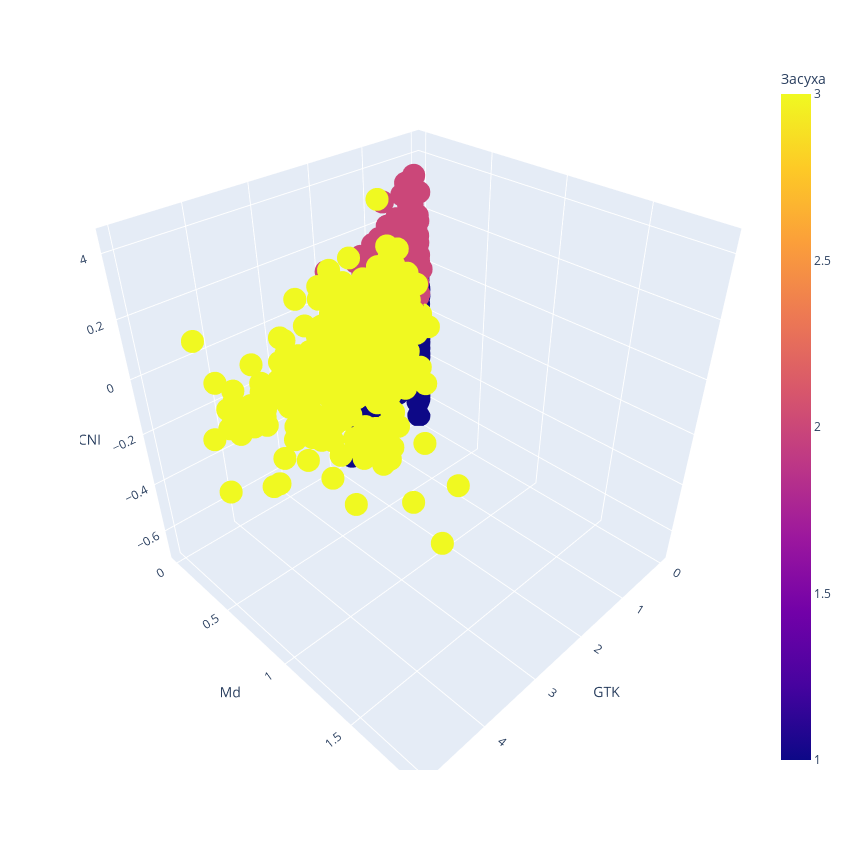

The cell this chart's notebook holds for it:
### Code cell
X['IDEN'] = dat['IDEN']

import plotly.express as px

fig = px.scatter_3d(X, x='GTK', y='Md', z='NDVI', color='DRY', width=850, height=850,
                    color_discrete_sequence=px.colors.qualitative.Bold,
                    labels={'GTK': 'GTK', 'Md': 'Md', 'NDVI': 'VCNI', 'DRY': 'Засуха'},
                    hover_data=['IDEN'])

fig.update_layout(scene=dict(xaxis_title='GTK',
                             yaxis_title='Md',
                             zaxis_title='VCNI'))

fig.show()

### Figure 1 — Plotly figure (JSON) as saved in the notebook; plotly's stock layout.template omitted (floating-point values rounded to 4 significant figures; data arrays with more than 128 entries replaced by an {"elided": "..."} marker saying what was removed)
{"data": [{"customdata": {"elided": "5638x1 int values"}, "hovertemplate": "GTK=%{x}<br>Md=%{y}<br>VCNI=%{z}<br>IDEN=%{customdata[0]}<br>Засуха=%{marker.color}<extra></extra>", "legendgroup": "", "marker": {"color": {"elided": "5638 int values"}, "coloraxis": "coloraxis", "symbol": "circle"}, "mode": "markers", "name": "", "scene": "scene", "showlegend": false, "type": "scatter3d", "x": {"elided": "5638 float values"}, "y": {"elided": "5638 float values"}, "z": {"elided": "5638 float values"}}], "layout": {"coloraxis": {"colorbar": {"title": {"text": "Засуха"}}, "colorscale": [[0, "#0d0887"], [0.1111, "#46039f"], [0.2222, "#7201a8"], [0.3333, "#9c179e"], [0.4444, "#bd3786"], [0.5556, "#d8576b"], [0.6667, "#ed7953"], [0.7778, "#fb9f3a"], [0.8889, "#fdca26"], [1, "#f0f921"]]}, "height": 850, "legend": {"tracegroupgap": 0}, "margin": {"t": 60}, "scene": {"domain": {"x": [0, 1], "y": [0, 1]}, "xaxis": {"title": {"text": "GTK"}}, "yaxis": {"title": {"text": "Md"}}, "zaxis": {"title": {"text": "VCNI"}}}, "width": 850}}
